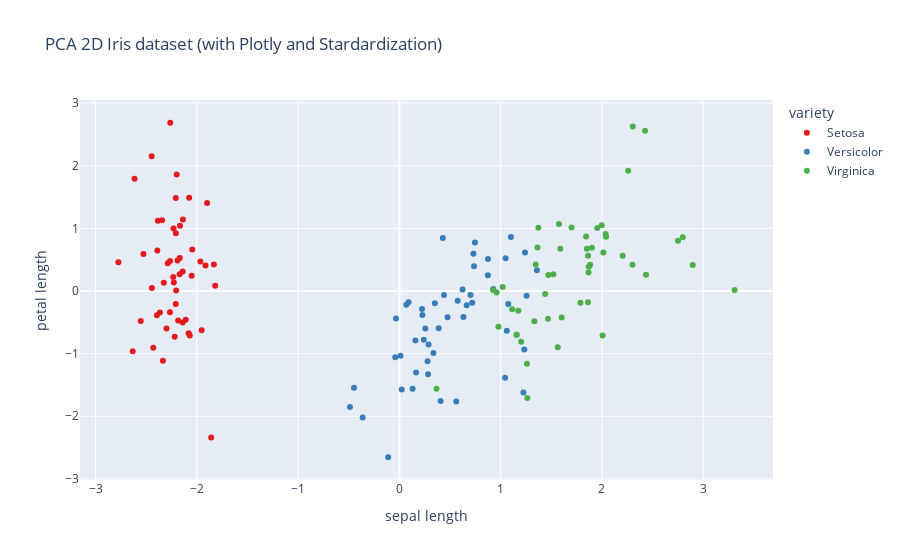

Source (notebook cell):
### Code cell
# Create a 2D scatter plot using Plotly for PCA with standardization (version 1)
fig = px.scatter(
    pca_df_2d_scaled, 
    x='PC1', 
    y='PC2',
    color='variety',  # Use the original variety for colors
    title='PCA 2D Iris dataset (with Plotly and Stardardization)',
    labels={'PC1': 'sepal length', 'PC2': 'petal length'},
    color_discrete_sequence=px.colors.qualitative.Set1  # Use a qualitative color scale
)

plt.savefig('PCA_2D_Iris_Dataset_(no_Standardization)_version2.png', dpi=300)

# Show the plot
fig.show()

### Figure 1 — Plotly figure (JSON) as saved in the notebook; plotly's stock layout.template omitted (floating-point values rounded to 4 significant figures)
{"data": [{"hovertemplate": "variety=Setosa<br>sepal length=%{x}<br>petal length=%{y}<extra></extra>", "legendgroup": "Setosa", "marker": {"color": "rgb(228,26,28)", "symbol": "circle"}, "mode": "markers", "name": "Setosa", "orientation": "v", "showlegend": true, "type": "scatter", "x": [-2.265, -2.081, -2.364, -2.299, -2.39, -2.076, -2.444, -2.233, -2.335, -2.184, -2.166, -2.326, -2.218, -2.633, -2.199, -2.262, -2.208, -2.19, -1.899, -2.343, -1.914, -2.207, -2.774, -1.819, -2.227, -1.952, -2.051, -2.169, -2.14, -2.265, -2.14, -1.832, -2.615, -2.446, -2.11, -2.208, -2.045, -2.527, -2.43, -2.17, -2.286, -1.858, -2.554, -1.964, -2.137, -2.07, -2.385, -2.394, -2.229, -2.204], "xaxis": "x", "y": [0.48, -0.6741, -0.3419, -0.5974, 0.6468, 1.489, 0.04764, 0.2231, -1.115, -0.469, 1.044, 0.1331, -0.7287, -0.9615, 1.86, 2.686, 1.484, 0.4888, 1.405, 1.128, 0.4089, 0.9241, 0.4583, 0.08556, 0.1373, -0.6256, 0.2422, 0.5271, 0.3132, -0.3377, -0.5045, 0.4237, 1.794, 2.151, -0.4602, -0.2061, 0.6616, 0.5923, -0.9042, 0.2689, 0.4417, -2.337, -0.4791, 0.4723, 1.142, -0.7111, 1.12, -0.3862, 0.998, 0.009216], "yaxis": "y"}, {"hovertemplate": "variety=Versicolor<br>sepal length=%{x}<br>petal length=%{y}<extra></extra>", "legendgroup": "Versicolor", "marker": {"color": "rgb(55,126,184)", "symbol": "circle"}, "mode": "markers", "name": "Versicolor", "orientation": "v", "showlegend": true, "type": "scatter", "x": [1.102, 0.7313, 1.241, 0.4075, 1.075, 0.3887, 0.7465, -0.4873, 0.9279, 0.01143, -0.1102, 0.4407, 0.5621, 0.7196, -0.03335, 0.8754, 0.3503, 0.1588, 1.225, 0.1649, 0.7377, 0.4763, 1.234, 0.6329, 0.7027, 0.8743, 1.257, 1.358, 0.6648, -0.04026, 0.1308, 0.02345, 0.2415, 1.061, 0.224, 0.4291, 1.049, 1.045, 0.06959, 0.2835, 0.2791, 0.6246, 0.3365, -0.3622, 0.2886, 0.09136, 0.2277, 0.5764, -0.4477, 0.2567], "xaxis": "x", "y": [0.863, 0.5946, 0.6163, -1.754, -0.2084, -0.5933, 0.773, -1.852, 0.03223, -1.034, -2.654, -0.0633, -1.765, -0.1862, -0.439, 0.5091, -0.1963, -0.7921, -1.622, -1.303, 0.3966, -0.4173, -0.9333, -0.4164, -0.06341, 0.2508, -0.07726, 0.3313, -0.2259, -1.059, -1.562, -1.572, -0.7773, -0.6338, -0.2878, 0.8456, 0.5221, -1.383, -0.2195, -1.329, -1.12, 0.02492, -0.9884, -2.019, -0.8557, -0.1812, -0.3849, -0.1549, -1.544, -0.5989], "yaxis": "y"}, {"hovertemplate": "variety=Virginica<br>sepal length=%{x}<br>petal length=%{y}<extra></extra>", "legendgroup": "Virginica", "marker": {"color": "rgb(77,175,74)", "symbol": "circle"}, "mode": "markers", "name": "Virginica", "orientation": "v", "showlegend": true, "type": "scatter", "x": [1.845, 1.158, 2.205, 1.44, 1.868, 2.752, 0.367, 2.302, 2.007, 2.26, 1.364, 1.603, 1.884, 1.26, 1.468, 1.59, 1.471, 2.426, 3.311, 1.264, 2.038, 0.978, 2.898, 1.333, 1.701, 1.954, 1.175, 1.021, 1.788, 1.864, 2.436, 2.305, 1.863, 1.114, 1.202, 2.799, 1.576, 1.346, 0.9248, 1.852, 2.015, 1.902, 1.158, 2.041, 1.998, 1.871, 1.565, 1.521, 1.373, 0.9607], "xaxis": "x", "y": [0.8704, -0.6989, 0.562, -0.04699, 0.295, 0.8004, -1.562, 0.4201, -0.7114, 1.921, 0.6928, -0.4217, 0.4192, -1.162, -0.4423, 0.6762, 0.2556, 2.557, 0.01778, -1.707, 0.9105, -0.5718, 0.4136, -0.4818, 1.014, 1.008, -0.3164, 0.06435, -0.1874, 0.5623, 0.2593, 2.626, -0.1785, -0.2929, -0.8113, 0.8568, 1.069, 0.4224, 0.01722, 0.6761, 0.6139, 0.6896, -0.6989, 0.8675, 1.049, 0.387, -0.8967, 0.2691, 1.011, -0.02433], "yaxis": "y"}], "layout": {"legend": {"title": {"text": "variety"}, "tracegroupgap": 0}, "title": {"text": "PCA 2D Iris dataset (with Plotly and Stardardization)"}, "xaxis": {"anchor": "y", "domain": [0, 1], "title": {"text": "sepal length"}}, "yaxis": {"anchor": "x", "domain": [0, 1], "title": {"text": "petal length"}}}}
